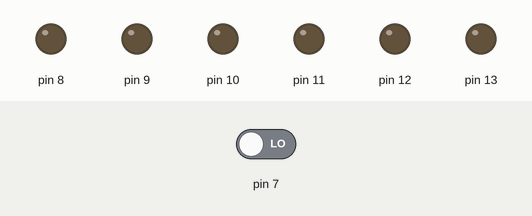
This sketch was run on a simulated Arduino Uno, built with avr-gcc and run on an emulated ATmega328P. On the bench: output pins drawn as LEDs (lit = HIGH). The test bench sets the inputs (shaded band); at power-on: pin 7 LOW.

Above: at 2.0 s.
2.1 s: pin 7 driven HIGH
At 2.45 s:
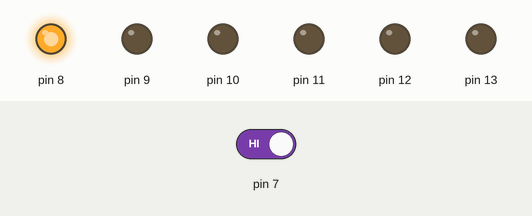
At 3.3 s:
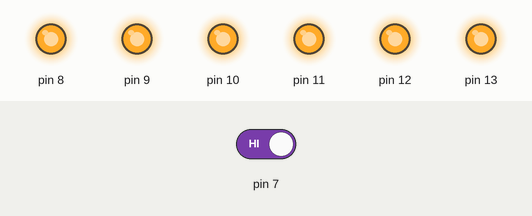
5.3 s: pin 7 driven LOW
At 5.45 s:
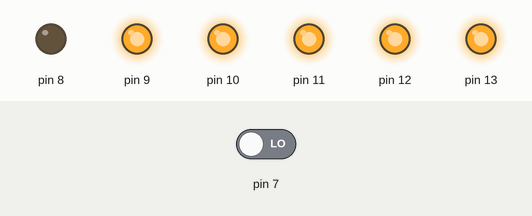
Timing chart, 0 to 8.3 s (numbered marks = the images above; inputs shaded):
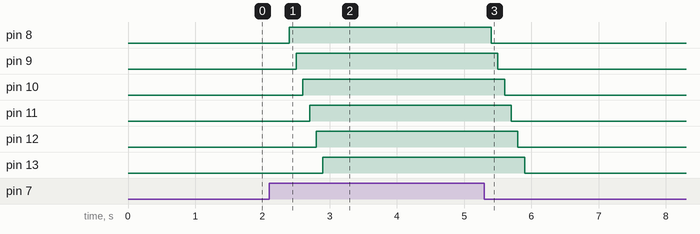

The sketch:

LED_Digital_IN.ino
```cpp
void setup() {
  // put your setup code here, to run once:
  for(int i=8; i<=13; i++){
    pinMode(i,OUTPUT);
  }
  pinMode(7,INPUT);

}

void loop() {
  // put your main code here, to run repeatedly:
  int state = digitalRead(7);
  if(state == 1){
    for(int i=8;i<=13;i++){
      digitalWrite(i,HIGH);
      delay(100);
    }
  }
  else{
    for(int i=8;i<=13;i++){
      digitalWrite(i,LOW);
      delay(100);
    }
  }
}
```

Measured:
- after the input at 2.1 s, pin 8: LOW → HIGH after 0.30 s; pin 9: LOW → HIGH after 0.40 s; pin 10: LOW → HIGH after 0.50 s; pin 11: LOW → HIGH after 0.60 s; pin 12: LOW → HIGH after 0.70 s
- after the input at 5.3 s, pin 8: HIGH → LOW after 0.10 s; pin 9: HIGH → LOW after 0.20 s; pin 10: HIGH → LOW after 0.30 s; pin 11: HIGH → LOW after 0.40 s; pin 12: HIGH → LOW after 0.50 s
